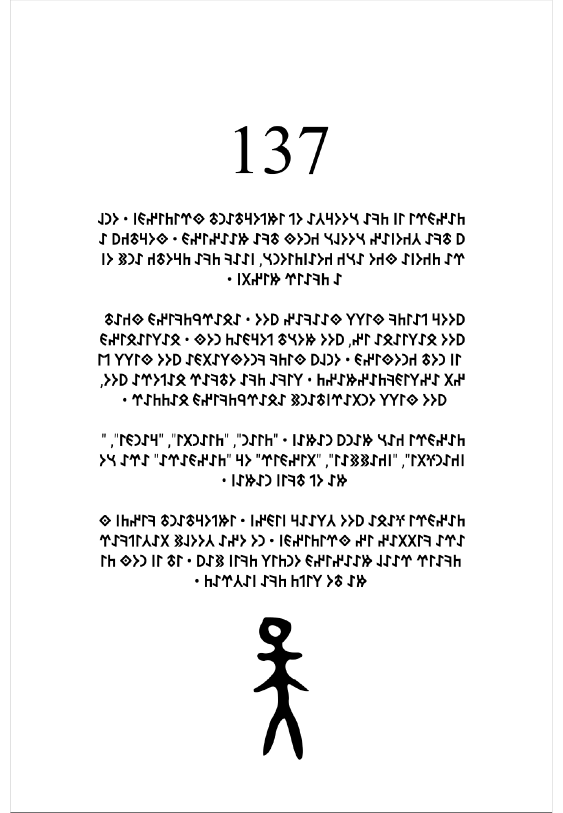
#> input picture consecutive_reading/pages_png/page-01.png, 1125 x 1625 px, found by its file name (shown at 1/2 size); its folder holds only this picture in this run
$ python phase1_pixel_v4.py --out out.png
#> lines starting #> are read from the running program, lines starting #| are printed output that depends on the picture; after the words box and inside, x2 and y2 are one past the last pixel; in counts of white or black regions, pixels touching at a corner belong together
#!/usr/bin/env python3
"""
Phase 1 v4 — Inken-Components + Layout-Analyse (KEIN Tesseract).

Fundamentale Änderung ggü. V2/V3:
- Connected-Components auf der Inken-Maske (NICHT auf weißen Blanks)
- Jeder Inken-Component bekommt eine globale component_id (fortlaufend über alle 23 Pages)
- Multi-Resolution-Component-Liste (micro/meso/macro)
- Layout-Analyse via DBSCAN auf Component-Centroiden (Zeilen, Spalten, Raster)

Wichtige Erkenntnis aus Tengri137_raw_text.txt (Schmeh 2017):
- Schmehs Rekonstruktion ist eine HINWEIS-Quelle, nicht Wahrheit
- V1-V3 haben Glyphen (z.B. "1Y3", "XY", "IT") fälschlich als lateinische Buchstaben
  interpretiert — Schmehs Rekonstruktion enthält tatsächlich lateinische Wörter
  ("TENGRI IS THE SOURCE..."), aber daneben dekorative Glyphen
- Latein-Text ist in ALL-CAPS, Glyphen sind isolierte komplexe Strukturen
- Validierung in V7: jede Komponente bekommt einen "Hinweis" aus Schmeh, der angibt
  ob die Zeile in der Rekonstruktion lateinisch oder ein {description}-Block ist

Input:
  - pages_png/page-NN.png  (Original 150 DPI, 1125×1625)

Output:
  - bbox/pages_pixel_<TS>/p{NN}.json  (mit globalen Component-IDs + Layout)
"""
import argparse
import json
import sys
from pathlib import Path

import numpy as np
from PIL import Image
from scipy import ndimage


def cluster_1d(values: list, eps: float, min_samples: int = 1) -> list:
    """Einfache 1D-Clusterung (DBSCAN-äquivalent) ohne sklearn.

    Returns eine Liste von Cluster-Labels (-1 = noise/ungeclustert).
    """
    if not values:
        return []
    sorted_idx = sorted(range(len(values)), key=lambda i: values[i])
    labels = [-1] * len(values)
    cluster_id = 0
    current_cluster = [sorted_idx[0]]
    for i in range(1, len(sorted_idx)):
        prev_val = values[sorted_idx[i - 1]]
        cur_val = values[sorted_idx[i]]
        if cur_val - prev_val <= eps:
            current_cluster.append(sorted_idx[i])
        else:
            # Cluster abschließen
            if len(current_cluster) >= min_samples:
                for idx in current_cluster:
                    labels[idx] = cluster_id
                cluster_id += 1
            current_cluster = [sorted_idx[i]]
    # Letzten Cluster abschließen
    if len(current_cluster) >= min_samples:
        for idx in current_cluster:
            labels[idx] = cluster_id
    return labels

ROOT = Path("/run/media/julian/ML4/tengri137/consecutive_reading")
PNG_DIR = ROOT / "pages_png"


# Globaler Component-Counter (über alle 23 Pages)
class ComponentIdGen:
    def __init__(self):
        self._next = 1  # 1-basiert, 0 = ungültig

    def next_id(self) -> int:
        cid = self._next
        self._next += 1
        return cid


def detect_ink(img: Image.Image) -> np.ndarray:
    """Return a boolean mask: True = ink, False = white."""
    g = img.convert("L")
    a = np.array(g)
    return a < 200  # anything darker than light grey = ink


def extract_components(ink: np.ndarray, cid_gen: ComponentIdGen,
                       min_size: int = 10) -> list:
    """Label connected ink components and return list of dicts.

    Returns a list of component dicts with global IDs. The min_size filter
    removes specks smaller than ~10 pixels (anti-aliasing noise).
    """
    lbl, n = ndimage.label(ink)
    out = []
    for i in range(1, n + 1):
        ys, xs = np.where(lbl == i)
        area = len(ys)
        if area < min_size:
            continue
        x0, x1 = int(xs.min()), int(xs.max())
        y0, y1 = int(ys.min()), int(ys.max())
        w, h = x1 - x0 + 1, y1 - y0 + 1
        cx = float(xs.mean())
        cy = float(ys.mean())
        bbox_area = w * h
        fill_ratio = area / max(1, bbox_area)
        aspect = w / max(1, h)
        # Class hint from aspect + size (V4-Heuristik)
        if area < 100 and w <= 5 and h <= 5:
            class_hint = "punctum"
        elif w > 800 and h < 5:
            class_hint = "horizontal_line"
        elif h > 1400 and w < 5:
            class_hint = "vertical_line"
        elif w / max(1, h) > 5:
            class_hint = "horizontal_stroke"
        elif h / max(1, w) > 5:
            class_hint = "vertical_stroke"
        elif area > 2000:
            class_hint = "macro_glyph_part"
        else:
            class_hint = "meso_glyph_part"
        out.append({
            "id": cid_gen.next_id(),
            "bbox": [x0, y0, w, h],
            "size_px": int(area),
            "fill_ratio": round(fill_ratio, 4),
            "centroid": [round(cx, 1), round(cy, 1)],
            "bounding_box_aspect": round(aspect, 3),
            "class_hint": class_hint,
        })
    out.sort(key=lambda c: (c["centroid"][1], c["centroid"][0]))
    return out


def classify_resolution(component: dict) -> str:
    """Multi-Resolution-Klassifikation (size_px-basiert)."""
    s = component["size_px"]
    if s < 100:
        return "micro"
    if s < 2000:
        return "meso"
    return "macro"


def detect_rows(components: list, eps_y: int = 15, min_samples: int = 2) -> list:
    """1D-Clusterung auf centroid_y → Zeilen-Cluster."""
    if not components:
        return []
    ys = [c["centroid"][1] for c in components]
    labels = cluster_1d(ys, eps=eps_y, min_samples=min_samples)
    rows = {}
    for c, lbl in zip(components, labels):
        if lbl == -1:
            continue
        rows.setdefault(int(lbl), []).append(c)
    out = []
    for lbl, members in rows.items():
        ys = [m["centroid"][1] for m in members]
        y0 = int(min(m["bbox"][1] for m in members))
        y1 = int(max(m["bbox"][1] + m["bbox"][3] for m in members))
        out.append({
            "row_label": int(lbl),
            "y_start": y0,
            "y_end": y1,
            "y_center": round(float(np.mean(ys)), 1),
            "n_components": len(members),
        })
    out.sort(key=lambda r: r["y_center"])
    return out


def detect_cols_in_rows(components: list, rows: list, eps_x: int = 25,
                        min_samples: int = 2) -> list:
    """Für jede Zeile: 1D-Clusterung auf centroid_x → Spalten-Cluster."""
    out = []
    for r in rows:
        row_components = [
            c for c in components
            if r["y_start"] - 5 <= c["centroid"][1] <= r["y_end"] + 5
        ]
        if len(row_components) < min_samples:
            continue
        xs = [c["centroid"][0] for c in row_components]
        labels = cluster_1d(xs, eps=eps_x, min_samples=min_samples)
        cols = {}
        for c, lbl in zip(row_components, labels):
            if lbl == -1:
                continue
            cols.setdefault(int(lbl), []).append(c)
        col_list = []
        for lbl, members in cols.items():
            xs = [m["centroid"][0] for m in members]
            col_list.append({
                "col_label": int(lbl),
                "x_start": int(min(m["bbox"][0] for m in members)),
                "x_end": int(max(m["bbox"][0] + m["bbox"][2] for m in members)),
                "x_center": round(float(np.mean(xs)), 1),
                "n_components": len(members),
            })
        col_list.sort(key=lambda c: c["x_center"])
        out.append({
            "row_y_center": r["y_center"],
            "cols": col_list,
            "n_cols": len(col_list),
        })
    return out


def detect_raster(rows: list, cols_per_row: list,
                  min_rows: int = 2, min_cols: int = 2) -> dict:
    """Heuristik: wenn ≥2 Zeilen mit ≥2 Spalten und ähnlicher Geometrie → Raster."""
    if len(rows) < min_rows:
        return {"is_raster": False, "raster_dim": [0, 0]}
    rows_with_cols = [r for r in cols_per_row if r["n_cols"] >= min_cols]
    if len(rows_with_cols) < min_rows:
        return {"is_raster": False, "raster_dim": [0, 0]}
    mean_cols = float(np.mean([r["n_cols"] for r in rows_with_cols]))
    if mean_cols < 2 or mean_cols > 12:
        return {"is_raster": False, "raster_dim": [0, 0]}
    ys = sorted([r["row_y_center"] for r in rows_with_cols])
    if len(ys) >= 2:
        y_diffs = [ys[i+1] - ys[i] for i in range(len(ys)-1)]
        mean_row_height = float(np.mean(y_diffs))
    else:
        mean_row_height = 0
    if mean_row_height < 20 or mean_row_height > 200:
        return {"is_raster": False, "raster_dim": [0, 0]}
    return {
        "is_raster": True,
        "raster_dim": [int(round(mean_cols)), len(rows_with_cols)],
        "mean_row_height_px": round(mean_row_height, 1),
    }


def main():
    ap = argparse.ArgumentParser()
    ap.add_argument("--out", type=Path, required=True)
    ap.add_argument("--min-component-size", type=int, default=10,
                    help="Minimum size in pixels (default 10 — drop anti-alias specks).")
    args = ap.parse_args()
    args.out.mkdir(parents=True, exist_ok=True)

    cid_gen = ComponentIdGen()

    for i in range(1, 24):
        png = PNG_DIR / f"page-{i:02d}.png"
        if not png.exists():
            print(f"  p{i:02d}: SKIP (missing input)", file=sys.stderr)
            continue
        img = Image.open(png)
#> img is the input picture: PIL image 1125x1625 RGB; min 0, max 255, mean 241.1
        a_rgb = np.array(img.convert("RGB"))
        a_g = np.array(img.convert("L"))
        ink = a_g < 200
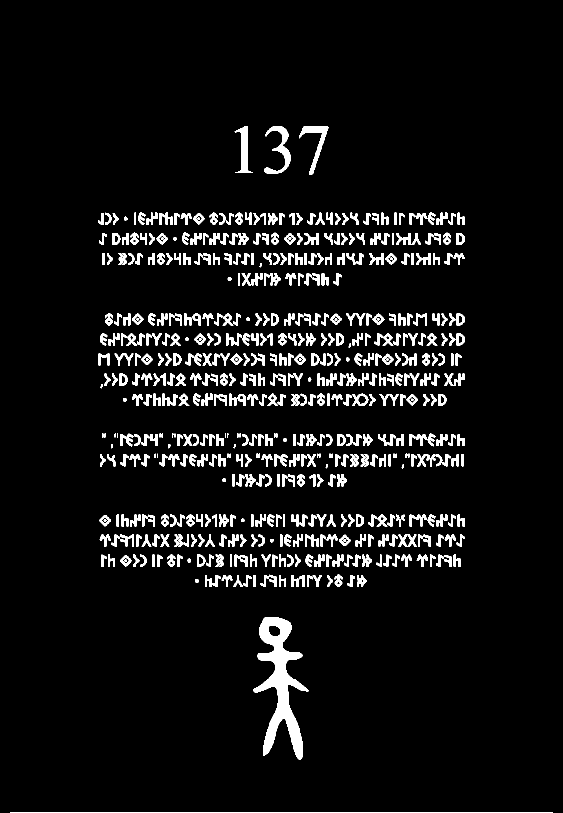
#> ink: shape (1625, 1125) bool (shown at 1/2 size); 6.2% white; 574 white regions (8 under 20 px), largest, box (x1, y1, x2, y2) and area: (507, 1234, 618, 1520) 11303, (529, 252, 582, 348) 1644, (598, 253, 657, 349) 1389
        total_ink_px = int(ink.sum())
#> total_ink_px = 112848
        ink_ratio = round(float(total_ink_px) / (a_g.shape[0] * a_g.shape[1]), 4)
#> ink_ratio = 0.0617

        # 1. Component-Extraktion (globale IDs)
        components = extract_components(ink, cid_gen, min_size=args.min_component_size)
#> in extract_components, `lbl, n = ndimage.label(ink)`:
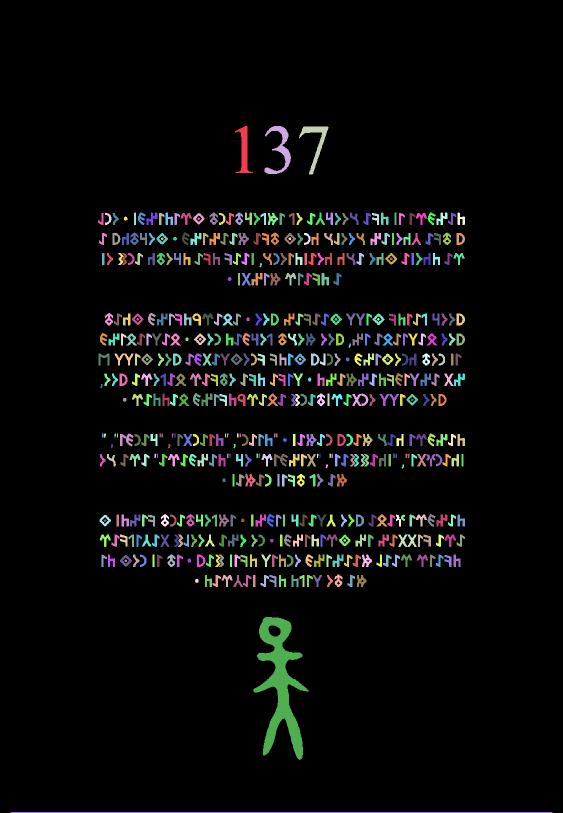
#> lbl: shape (1625, 1125) int32 (shown at 1/2 size); 585 distinct labels, from 0 to 584; one colour per label, 0 black
#> in extract_components, `lbl, n = ndimage.label(ink)`: n = 584
#> the loop in extract_components, `for i in range(1, n + 1):` made 584 passes
#> (area, x0, x1, y0, y1, w, h, cx) on passes 1 to 12: (1263, 469, 505, 252, 345, 37, 94, 487.9), (1644, 529, 581, 252, 347, 53, 96, 560.2), (1389, 598, 656, 253, 348, 59, 96, 631), (149, 210, 222, 425, 449, 13, 25, 216.5), (99, 268, 271, 425, 449, 4, 25, 269.5), (206, 276, 291, 425, 449, 16, 25, 282.4), (258, 293, 314, 425, 449, 22, 25, 303.7), (226, 331, 345, 425, 449, 15, 25, 337.1), (241, 419, 435, 425, 449, 17, 25, 427.1), (232, 471, 485, 425, 449, 15, 25, 478), (204, 490, 503, 425, 449, 14, 25, 497.7), (174, 631, 649, 425, 449, 19, 25, 640.1)
#> (area, x0, x1, y0, y1, w, h, cx) on pass 47: (241, 542, 557, 465, 489, 16, 25, 549.4)

        # 2. Multi-Resolution-Klassifikation
        n_micro = sum(1 for c in components if classify_resolution(c) == "micro")
        n_meso = sum(1 for c in components if classify_resolution(c) == "meso")
        n_macro = sum(1 for c in components if classify_resolution(c) == "macro")
        for c in components:
            c["level"] = classify_resolution(c)

        # 3. Layout-Analyse (DBSCAN auf Centroiden)
        rows = detect_rows(components, eps_y=15, min_samples=2)
#> the loop in detect_rows, `for c, lbl in zip(components, labels):` made 584 passes
#> lbl on passes 1 to 3: 0, 0, 0
#> the loop in detect_rows, `for lbl, members in rows.items():` made 17 passes
        cols_per_row = detect_cols_in_rows(components, rows, eps_x=25, min_samples=2)
#> the loop in detect_cols_in_rows, `for r in rows:` made 17 passes
        raster = detect_raster(rows, cols_per_row)

        out = {
            "page_id": f"p{i:02d}",
            "image_size": list(img.size),
            "total_ink_px": total_ink_px,
            "ink_ratio": ink_ratio,
            "n_components": len(components),
            "n_micro": n_micro,
            "n_meso": n_meso,
            "n_macro": n_macro,
            "components": components,
            "layout": {
                "n_rows": len(rows),
                "n_rows_with_cols": sum(1 for r in cols_per_row if r["n_cols"] >= 2),
                "rows": rows,
                "cols_per_row": cols_per_row,
                "is_raster": raster["is_raster"],
                "raster_dim": raster["raster_dim"],
                "mean_row_height_px": raster.get("mean_row_height_px", 0.0),
            },
        }
        (args.out / f"p{i:02d}.json").write_text(
            json.dumps(out, indent=2, ensure_ascii=False))
        raster_mark = " [RASTER]" if raster["is_raster"] else ""
        print(f"  p{i:02d}: components={len(components)} "
              f"(micro={n_micro}, meso={n_meso}, macro={n_macro}), "
              f"rows={len(rows)}, ink_ratio={ink_ratio}{raster_mark}")
#|   p01: components=584 (micro=71, meso=512, macro=1), rows=17, ink_ratio=0.0617 [RASTER]


if __name__ == "__main__":
    main()
